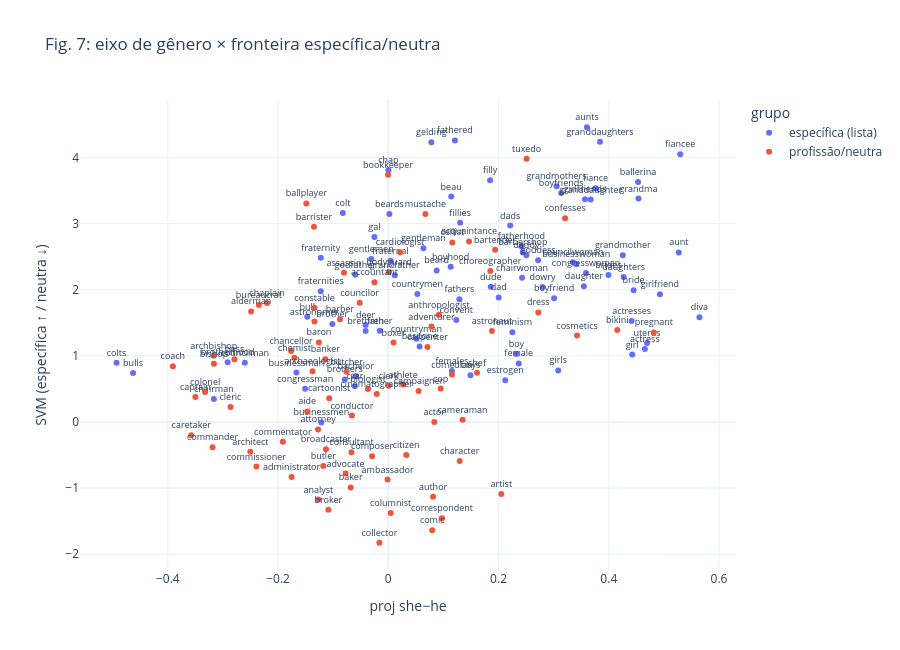

Notebook source saved alongside this figure:
### Code cell
words_plot = [w for w in lex.gender_specific if w in en][:80] + profs[:80] + ["beard", "uterus", "pregnant", "mustache", "bikini", "tuxedo", "dress", "cosmetics"]
words_plot = [w for w in dict.fromkeys(words_plot) if w in en]
X = en.matrix(words_plot)
fig_df = pd.DataFrame({"palavra": words_plot, "proj she−he": X @ ((en["she"] - en["he"]) / np.linalg.norm(en["she"] - en["he"])), "SVM (específica ↑ / neutra ↓)": clf.decision_function(X),
                       "grupo": ["específica (lista)" if w in lex.gender_specific else "profissão/neutra" for w in words_plot]})
px.scatter(fig_df, x="proj she−he", y="SVM (específica ↑ / neutra ↓)", color="grupo", text="palavra", template="plotly_white", title="Fig. 7: eixo de gênero × fronteira específica/neutra", height=650).update_traces(textposition="top center", textfont_size=9).show()

### Figure 1 — Plotly figure (JSON) as saved in the notebook; plotly's stock layout.template omitted (floating-point values rounded to 4 significant figures)
{"data": [{"hovertemplate": "grupo=específica (lista)<br>proj she−he=%{x}<br>SVM (específica ↑ / neutra ↓)=%{y}<br>palavra=%{text}<extra></extra>", "legendgroup": "específica (lista)", "marker": {"color": "#636efa", "symbol": "circle"}, "mode": "markers+text", "name": "específica (lista)", "orientation": "v", "showlegend": true, "text": ["actress", "actresses", "aunt", "aunts", "bachelor", "ballerina", "barbershop", "baritone", "beard", "beards", "beau", "boy", "boyfriend", "boyfriends", "boyhood", "boys", "brethren", "bride", "brides", "brother", "brotherhood", "brothers", "bull", "bulls", "businessman", "businessmen", "businesswoman", "chairman", "chairwoman", "chap", "colt", "colts", "congressman", "congresswoman", "convent", "councilman", "councilwoman", "countryman", "countrymen", "czar", "dad", "daddy", "dads", "daughter", "daughters", "deer", "diva", "dowry", "dude", "estrogen", "father", "fathered", "fatherhood", "fathers", "female", "females", "feminism", "fiance", "fiancee", "fillies", "filly", "fraternal", "fraternities", "fraternity", "gal", "gelding", "gentleman", "gentlemen", "girl", "girlfriend", "girlfriends", "girls", "goddess", "godfather", "granddaughter", "granddaughters", "grandfather", "grandma", "grandmother", "grandmothers", "uterus"], "textfont": {"size": 9}, "textposition": "top center", "type": "scatter", "x": [0.4655, 0.4415, 0.527, 0.3604, -0.05893, 0.4531, 0.2441, 0.05687, 0.08772, 0.001961, 0.114, 0.2322, 0.3008, 0.3137, 0.1132, 0.149, -0.04114, 0.4451, 0.3995, -0.1016, -0.2915, -0.07906, -0.147, -0.4631, -0.1666, -0.1215, 0.3409, -0.3164, 0.2427, 0.0001944, -0.08257, -0.4931, -0.1509, 0.3587, 0.1234, -0.2602, 0.3351, 0.05094, 0.05276, -0.06078, 0.2003, 0.2505, 0.2212, 0.3548, 0.4269, -0.04115, 0.5645, 0.2798, 0.1859, 0.2122, -0.01549, 0.1208, 0.2414, 0.1288, 0.2367, 0.1154, 0.2251, 0.3761, 0.5296, 0.1303, 0.1847, 0.003804, -0.1226, -0.1224, -0.02524, 0.07809, 0.06367, -0.03104, 0.4426, 0.4928, 0.3568, 0.3083, 0.2718, -0.06005, 0.3672, 0.3841, 0.01169, 0.4539, 0.4254, 0.3053, 0.4694], "xaxis": "x", "y": [1.101, 1.526, 2.563, 4.454, 0.6945, 3.628, 2.566, 1.142, 2.289, 3.142, 3.407, 1.028, 1.869, 3.46, 2.345, 0.704, 1.373, 1.989, 2.221, 1.481, 0.9005, 0.6423, 1.589, 0.7392, 0.746, -0.007535, 2.385, 0.3476, 2.179, 3.806, 3.16, 0.8964, 0.5016, 2.251, 1.54, 0.8939, 2.415, 1.257, 1.932, 0.5393, 1.881, 2.521, 2.968, 2.049, 2.193, 1.466, 1.582, 2.041, 2.043, 0.6293, 1.377, 4.256, 2.657, 1.853, 0.8834, 0.7687, 1.356, 3.531, 4.045, 3.011, 3.652, 2.435, 1.974, 2.481, 2.797, 4.229, 2.626, 2.463, 1.019, 1.93, 3.367, 0.778, 2.444, 2.226, 3.362, 4.237, 2.218, 3.377, 2.521, 3.561, 1.192], "yaxis": "y"}, {"hovertemplate": "grupo=profissão/neutra<br>proj she−he=%{x}<br>SVM (específica ↑ / neutra ↓)=%{y}<br>palavra=%{text}<extra></extra>", "legendgroup": "profissão/neutra", "marker": {"color": "#EF553B", "symbol": "circle"}, "mode": "markers+text", "name": "profissão/neutra", "orientation": "v", "showlegend": true, "text": ["accountant", "acquaintance", "actor", "administrator", "adventurer", "advocate", "aide", "alderman", "ambassador", "analyst", "anthropologist", "archaeologist", "archbishop", "architect", "artist", "assassin", "astronaut", "astronomer", "athlete", "attorney", "author", "baker", "ballplayer", "banker", "barber", "baron", "barrister", "bartender", "biologist", "bishop", "bodyguard", "bookkeeper", "boss", "boxer", "broadcaster", "broker", "bureaucrat", "butcher", "butler", "cameraman", "campaigner", "captain", "cardiologist", "caretaker", "carpenter", "cartoonist", "cellist", "chancellor", "chaplain", "character", "chef", "chemist", "choreographer", "cinematographer", "citizen", "cleric", "clerk", "coach", "collector", "colonel", "columnist", "comedian", "comic", "commander", "commentator", "commissioner", "composer", "conductor", "confesses", "constable", "consultant", "cop", "correspondent", "councilor", "pregnant", "mustache", "bikini", "tuxedo", "dress", "cosmetics"], "textfont": {"size": 9}, "textposition": "top center", "type": "scatter", "x": [-0.02518, 0.1464, 0.08352, -0.1755, 0.07824, -0.07751, -0.1472, -0.2489, -0.001299, -0.1269, 0.09185, -0.1374, -0.3167, -0.2504, 0.2049, -0.08038, 0.188, -0.134, 0.02701, -0.1274, 0.08124, -0.06828, -0.1488, -0.1143, -0.08765, -0.1259, -0.135, 0.1938, -0.03684, -0.3164, 0.00113, -0.0004577, -0.2791, 0.009557, -0.1131, -0.1087, -0.2348, -0.07563, -0.118, 0.1347, 0.05488, -0.3501, 0.02127, -0.3575, 0.07099, -0.1073, 0.1161, -0.1764, -0.22, 0.1295, 0.1609, -0.1704, 0.185, -0.02098, 0.03249, -0.2864, 0.0005939, -0.3908, -0.01614, -0.3324, 0.004271, 0.1154, 0.07968, -0.3189, -0.1913, -0.2394, -0.02949, -0.06603, 0.3208, -0.1339, -0.06684, 0.095, 0.09753, -0.05193, 0.4817, 0.06731, 0.4154, 0.2509, 0.2722, 0.3425], "xaxis": "x", "y": [2.111, 2.728, -0.002935, -0.8331, 1.441, -0.7808, 0.1592, 1.671, -0.8718, -1.174, 1.621, 0.7668, 1.001, -0.4499, -1.088, 2.254, 1.374, 1.518, 0.564, -0.1136, -1.13, -0.9902, 3.303, 0.9464, 1.553, 1.202, 2.949, 2.602, 0.4974, 0.8788, 2.267, 3.735, 0.9478, 1.2, -0.4144, -1.326, 1.769, 0.7601, -0.6668, 0.03477, 0.4692, 0.3786, 2.566, -0.2007, 1.133, 0.3593, 2.714, 1.073, 1.797, -0.5889, 0.7444, 0.9706, 2.282, 0.4211, -0.5005, 0.2247, 0.5465, 0.8414, -1.826, 0.4537, -1.375, 0.7164, -1.639, -0.3815, -0.2984, -0.6741, -0.5185, 0.09621, 3.078, 1.724, -0.4593, 0.5054, -1.457, 1.802, 1.354, 3.142, 1.389, 3.979, 1.655, 1.305], "yaxis": "y"}], "layout": {"height": 650, "legend": {"title": {"text": "grupo"}, "tracegroupgap": 0}, "title": {"text": "Fig. 7: eixo de gênero × fronteira específica/neutra"}, "xaxis": {"anchor": "y", "domain": [0.0, 1.0], "title": {"text": "proj she−he"}}, "yaxis": {"anchor": "x", "domain": [0.0, 1.0], "title": {"text": "SVM (específica ↑ / neutra ↓)"}}}}
